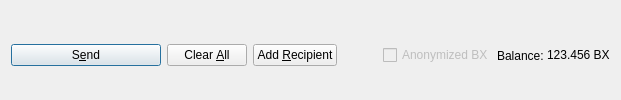
         <widget class="QFrame" name="frame_Send">
          <layout class="QHBoxLayout" name="horizontalLayout">
           <property name="bottomMargin">
            <number>0</number>
           </property>
           <item>
            <widget class="QPushButton" name="sendButton">
             <property name="minimumSize">
              <size>
               <width>150</width>
               <height>0</height>
              </size>
             </property>
             <property name="toolTip">
              <string>Confirm the send action</string>
             </property>
             <property name="text">
              <string>S&amp;end</string>
             </property>
             <property name="icon">
              <iconset resource="../bitx.qrc">
               <normaloff>:/icons/send</normaloff>:/icons/send</iconset>
             </property>
             <property name="autoDefault">
              <bool>false</bool>
             </property>
             <property name="default">
              <bool>true</bool>
             </property>
            </widget>
           </item>
           <item>
            <widget class="QPushButton" name="clearButton">
             <property name="sizePolicy">
              <sizepolicy hsizetype="Minimum" vsizetype="Fixed">
               <horstretch>0</horstretch>
               <verstretch>0</verstretch>
              </sizepolicy>
             </property>
             <property name="toolTip">
              <string>Clear all fields of the form.</string>
             </property>
             <property name="text">
              <string>Clear &amp;All</string>
             </property>
             <property name="icon">
              <iconset resource="../bitx.qrc">
               <normaloff>:/icons/remove</normaloff>:/icons/remove</iconset>
             </property>
             <property name="autoDefault">
              <bool>false</bool>
             </property>
            </widget>
           </item>
           <item>
            <widget class="QPushButton" name="addButton">
             <property name="toolTip">
              <string>Send to multiple recipients at once</string>
             </property>
             <property name="text">
              <string>Add &amp;Recipient</string>
             </property>
             <property name="icon">
              <iconset resource="../bitx.qrc">
               <normaloff>:/icons/add</normaloff>:/icons/add</iconset>
             </property>
             <property name="autoDefault">
              <bool>false</bool>
             </property>
            </widget>
           </item>
           <item>
            <spacer name="horizontalSpacer">
             <property name="orientation">
              <enum>Qt::Horizontal</enum>
             </property>
             <property name="sizeHint" stdset="0">
              <size>
               <width>40</width>
               <height>20</height>
              </size>
             </property>
            </spacer>
           </item>
           <item>
            <layout class="QHBoxLayout" name="horizontalLayout_2">
             <property name="spacing">
              <number>3</number>
             </property>
             <item>
              <widget class="QCheckBox" name="checkzBX">
               <property name="enabled">
                <bool>false</bool>
               </property>
               <property name="text">
                <string>Anonymized BX</string>
               </property>
              </widget>
             </item>
             <item>
              <widget class="QLabel" name="label">
               <property name="text">
                <string>Balance:</string>
               </property>
              </widget>
             </item>
             <item>
              <widget class="QLabel" name="labelBalance">
               <property name="sizePolicy">
                <sizepolicy hsizetype="Preferred" vsizetype="Fixed">
                 <horstretch>0</horstretch>
                 <verstretch>0</verstretch>
                </sizepolicy>
               </property>
               <property name="cursor">
                <cursorShape>IBeamCursor</cursorShape>
               </property>
               <property name="text">
                <string notr="true">123.456 BX</string>
               </property>
               <property name="textInteractionFlags">
                <set>Qt::LinksAccessibleByMouse|Qt::TextSelectableByKeyboard|Qt::TextSelectableByMouse</set>
               </property>
              </widget>
             </item>
            </layout>
           </item>
          </layout>
         </widget>
